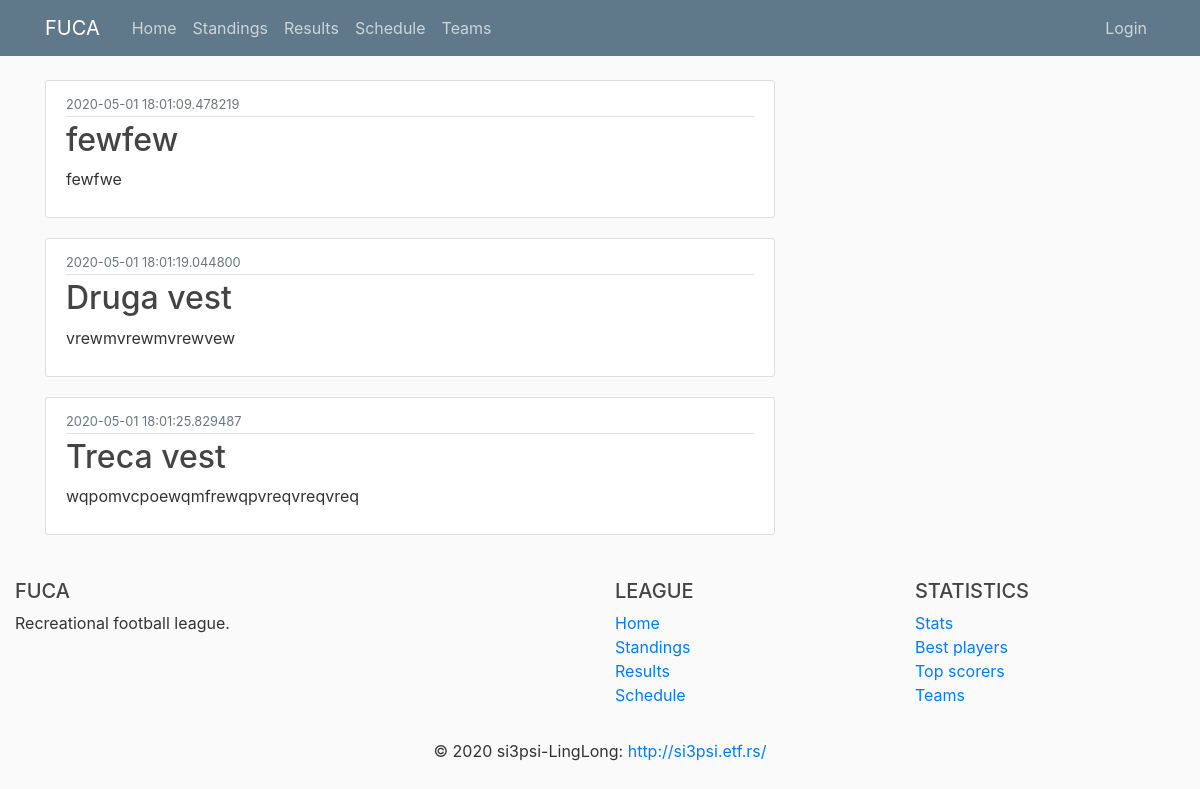
Page /home on the earlier database version.
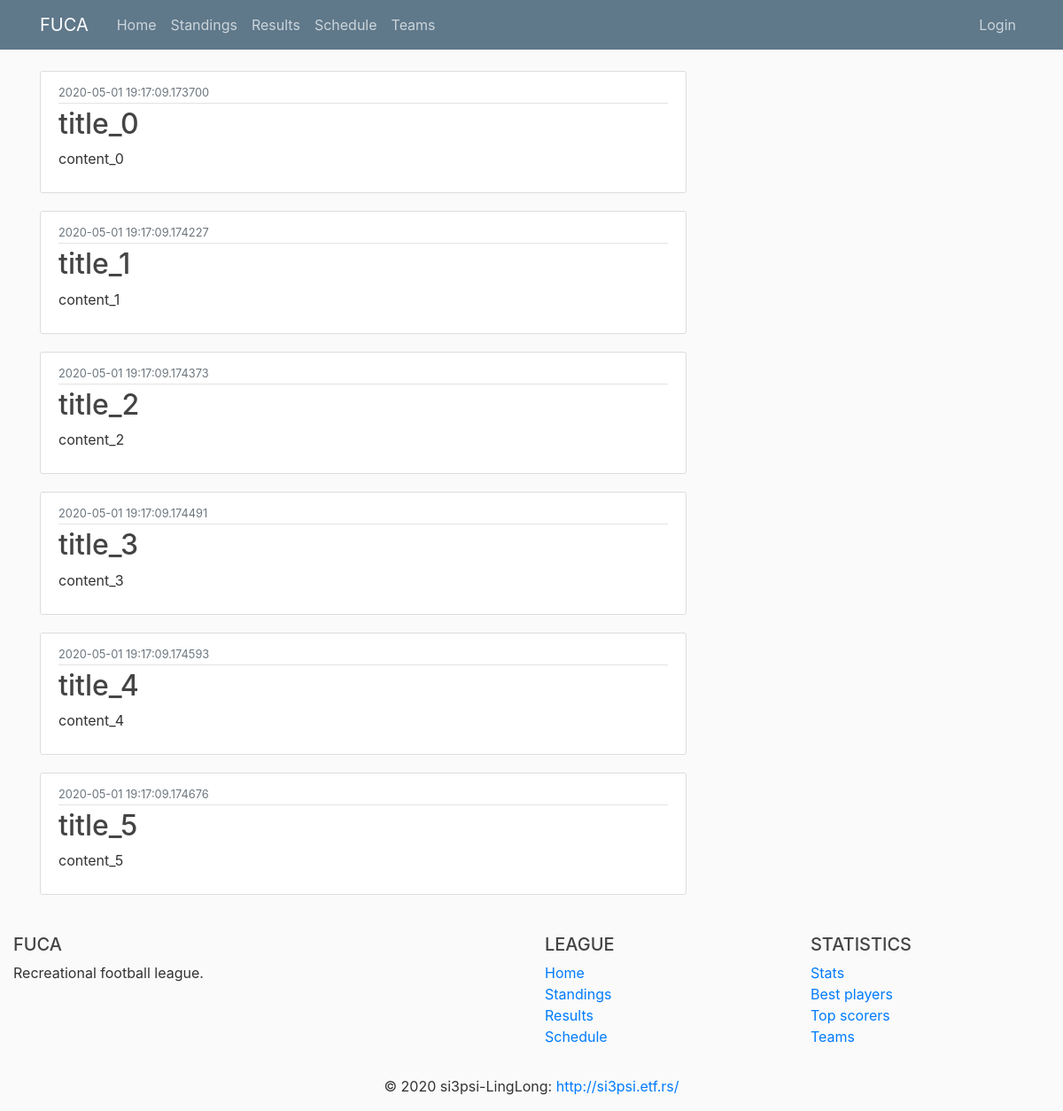
Same page on the later database version.
### fuca/models.py (models this page shows, shortened)
class News(db.Model):
    __tablename__ = 'news'
    id          = db.Column(db.Integer,     primary_key=True)
    date        = db.Column(db.DateTime,    nullable=False, default=datetime.utcnow)
    title       = db.Column(db.String(100), nullable=False)
    content     = db.Column(db.Text,        nullable=False)
    def jinja_dict(self):
        return {'title'         : self.title,
                'content'       : self.content,
                'date'          : str(self.date),
                'id'            : self.id}

### fuca/routes/home_routes.py (the view)
@app.route("/")
@app.route("/home")
def home():
    news_db = News.query.all()
    news_list = [news.jinja_dict() for news in news_db]
    return render_template('home/home.html', newslist=news_list)

### fuca/templates/home/home.html
{% extends 'home/layout.html' %}
{% block content %}
    {% for news in newslist %}
        <article class="media content-section">
            <div class="media-body">
            <div class="article-metadata">
                <small class="text-muted">{{ news.date }}</small>
            </div>
            <h2><a class="article-title" href="#">{{ news.title }}</a></h2>
            <p class="article-content">{{ news.content }}</p>
            </div>
        </article>
    {% endfor %}
{% endblock content %}

### fuca/templates/home/layout.html (shortened to what this page needs)
<!DOCTYPE html>
<html>
    <head>
        <link   rel="stylesheet"
                href="https://maxcdn.bootstrapcdn.com/bootstrap/4.0.0/css/bootstrap.min.css"
>
        <link rel="stylesheet" type="text/css" href="{{ url_for('static', filename='main.css') }}">
    </head>
    <body>
        <header class="site-header">
            <nav class="navbar navbar-expand-md navbar-dark bg-steel fixed-top">
                <div class="container">
                    <a class="navbar-brand mr-4" href="/">FUCA</a>
                    <div class="collapse navbar-collapse" id="navbarToggle">
                        <div class="navbar-nav mr-auto">
                            <a class="nav-item nav-link" href="{{ url_for('home') }}"> Home</a>
                            <a class="nav-item nav-link" href="{{ url_for('standings') }}"> Standings </a>
                            <a class="nav-item nav-link" href="{{ url_for('results') }}"> Results </a>
                            <a class="nav-item nav-link" href="{{ url_for('schedule') }}"> Schedule </a>
                            <a class="nav-item nav-link" href="{{ url_for('teams') }}"> Teams </a>
                        </div>
                        <div class="navbar-nav">
                            <a class="nav-item nav-link" href="{{ url_for('login') }}">Login</a>
                        </div>
                    </div>
                </div>
            </nav>
        </header>
        <main role="main" class="container">
            <div class="row">
                <div class="col-md-8">
                    {% block content %}{% endblock %}
                </div>
            </div>
        </main>
        <footer class="page-footer font-small blue pt-4">
            <div class="container-fluid text-center text-md-left">
                <div class="row">
                    <div class="col-md-6 mt-md-0 mt-3">
                        <h5 class="text-uppercase">FUCA</h5>
                        <p>Recreational football league.</p>
                    </div>
                    <div class="col-md-3 mb-md-0 mb-3">
                        <h5 class="text-uppercase">League</h5>
                        <ul class="list-unstyled">
                            <li>
                                <a href="#!">Home</a>
                            </li>
                            <li>
                                <a href="#!">Standings</a>
                            </li>
                            <li>
                                <a href="#!">Results</a>
                            </li>
                            <li>
                                <a href="#!">Schedule</a>
                            </li>
                        </ul>
                    </div>
                    <div class="col-md-3 mb-md-0 mb-3">
                        <h5 class="text-uppercase">Statistics</h5>
                        <ul class="list-unstyled">
                            <li>
                                <a href="#!">Stats</a>
                            </li>
                            <li>
                                <a href="#!">Best players</a>
                            </li>
                            <li>
                                <a href="#!">Top scorers</a>
                            </li>
                            <li>
                                <a href="#!">Teams</a>
                            </li>
                        </ul>
                    </div>
                </div>
            </div>
            <div class="footer-copyright text-center py-3">© 2020 si3psi-LingLong:
                <a href="http://si3psi.etf.rs/"> http://si3psi.etf.rs/ </a>
            </div>
        </footer>
    </body>
</html>

### fuca/static/main.css (style rules this page uses)
body { background: #fafafa; color: #333333; margin-top: 5rem; }
h1, h2, h3, h4, h5, h6 { color: #444444; }
.bg-steel { background-color: #5f788a; }
.site-header .navbar-nav .nav-link { color: #cbd5db; }
.content-section { background: #ffffff; padding: 10px 20px; border: 1px solid #dddddd; border-radius: 3px; margin-bottom: 20px; }
.article-title { color: #444444; }
.article-content { white-space: pre-line; }
.article-metadata { padding-bottom: 1px; margin-bottom: 4px; border-bottom: 1px solid #e3e3e3 }

Differences in the rows shown:
removed News: date "2020-05-01 18:01:09.478219", title "fewfew", content "fewfwe"
removed News: date "2020-05-01 18:01:19.044800", title "Druga vest", content "vrewmvrewmvrewvew"
removed News: date "2020-05-01 18:01:25.829487", title "Treca vest", content "wqpomvcpoewqmfrewqpvreqvreqvreq"
added News: date "2020-05-01 19:17:09.173700", title "title_0", content "content_0"
added News: date "2020-05-01 19:17:09.174227", title "title_1", content "content_1"
added News: date "2020-05-01 19:17:09.174373", title "title_2", content "content_2"
added News: date "2020-05-01 19:17:09.174491", title "title_3", content "content_3"
added News: date "2020-05-01 19:17:09.174593", title "title_4", content "content_4"
added News: date "2020-05-01 19:17:09.174676", title "title_5", content "content_5"
